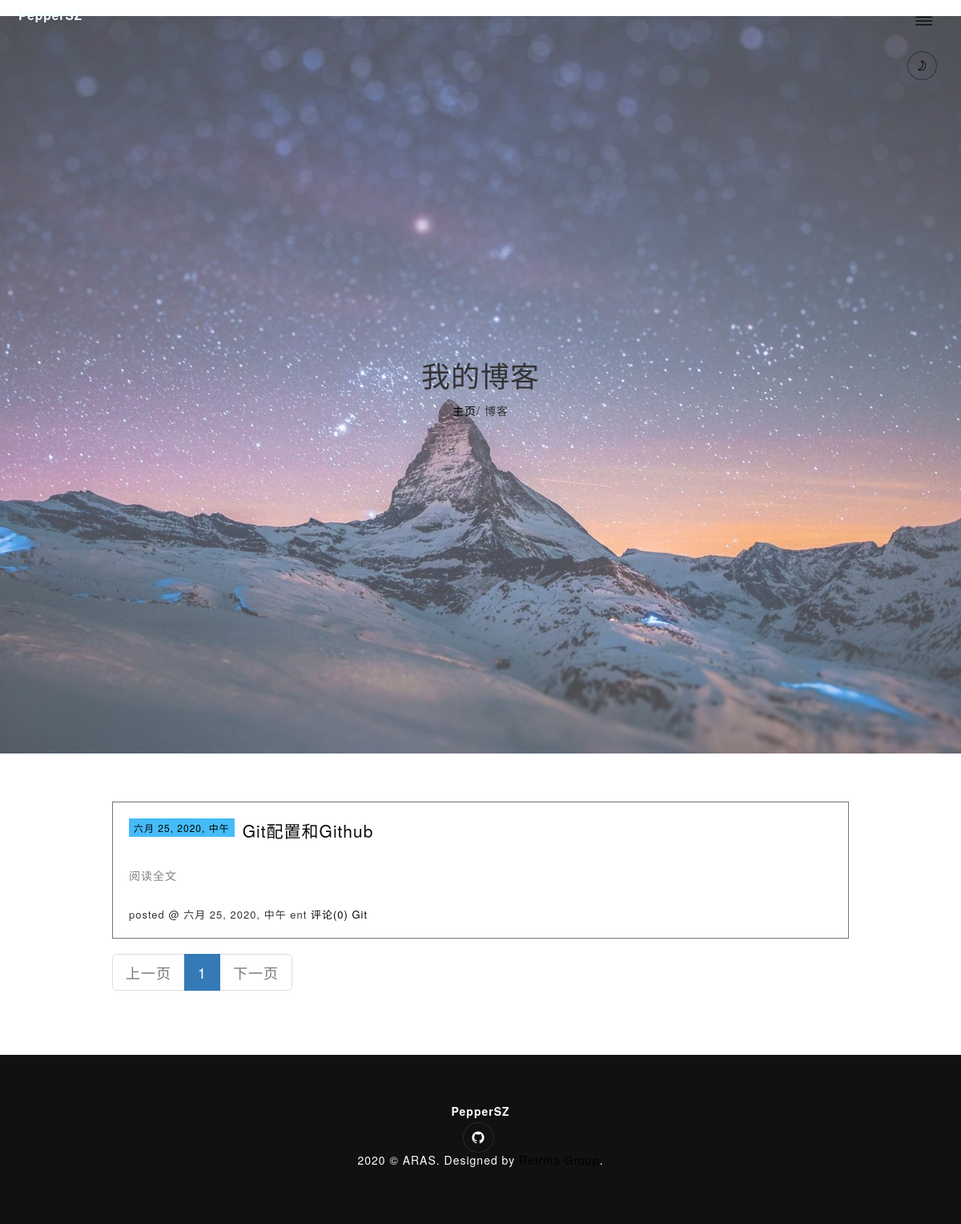
The page /categories/5/ on the database its author committed.
### blog/models.py (models this page shows, shortened)
class Post(models.Model):
    title = models.CharField(max_length=255)
    image = models.ImageField("图片", upload_to="upload", default="upload/21.jpg")
    body = HTMLField(verbose_name='文章详情')
    created_time = models.DateTimeField()
    modified_time = models.DateTimeField()
    excerpt = models.CharField(max_length=200, blank=True)
    category = models.ForeignKey(Category,on_delete=models.CASCADE)
    tags = models.ManyToManyField(Tag, blank=True)
    author = models.ForeignKey(User,on_delete=models.CASCADE)
    class Meta:
        verbose_name='文章'
        verbose_name_plural=verbose_name
        ordering =['-created_time']
    def get_absolute_url(self):
        return reverse('blog:detail', kwargs={'pk': self.pk})

class Category(models.Model):
    name = models.CharField(max_length=100)

### blog/views.py (the view)
# urls.py: path('categories/<int:pk>/',views.category,name='category'),
def category(request,pk):
    cate=get_object_or_404(Category,pk=pk)
    post_list=Post.objects.filter(category=cate).order_by('-created_time')
    current_page = request.GET.get("page", '1')
    paginator = CustomPaginator(current_page, 9, post_list, 10)
    try:
        paginator = paginator.page(current_page)  # 获取前端传过来显示当前页的数据
    except PageNotAnInteger:
        paginator = paginator.page(1)
    except EmptyPage:
        paginator = paginator.page(paginator.num_pages)
    return render(request,'list.html',context={'paginator':paginator})

### blog/custom_paginator.py (called while the page is built, shortened)
    def pager_num_range(self):
        if self.num_pages < self.per_pager_num:
            return range(1, self.num_pages+1)

### templates/list.html (shortened to what this page needs)
﻿{% extends 'base.html' %}
{% load static %}
{% load blog_tags %}
{% block css %}
    <link rel="stylesheet" href="https://cdn.staticfile.org/twitter-bootstrap/3.3.7/css/bootstrap.min.css">
{% endblock %}
{% block content %}
    <section id="hero" class=" hero-01 mt-5 mt-md-0 py-6">
        <div class="hero-table">
            <div class="hero-table-center">
                <div class="container">
                    <div class="row justify-content-center">
                        <div class="col-lg-12">
                            <div class="text-center hero-content mx-auto">
                                <h1 class="mb-4">我的博客</h1>
                                <p class="mx-auto">
                                    <a href="/">主页</a>/
                                    <span>博客</span>
                                </p>
                            </div>
                        </div>
                    </div>
                </div>
            </div>
        </div>
    </section>
    <section class="py-6">
        <div class="container">
            <div class="row">
                <div class="col-lg-10 mx-auto blog">
                   {% for post in paginator.object_list  %}
                       <div class="day">
                            <div class="dayTitle">
                                <a href="{{ post.get_absolute_url }}">{{ post.created_time }}</a>
                            </div>
                                <div class="postTitle">
                                <a class="postTitle2 vertical-middle" href="{{ post.get_absolute_url }}">
                                    <p style="color: #0b0b0b">
                                        {{ post.title }}
                                    </p>
                                </a>
                        </div>
                        <div class="postCon">
                            <div class="c_b_p_desc">
                                {{ post.body | safe | truncatechars:100 }}
                                <a href="{{ post.get_absolute_url }}" class="c_b_p_desc_readmore">阅读全文</a>
                            </div>
                        </div>
                                <div class="postDesc">posted @ {{ post.created_time }} {{ post.author }}
                                    <a href="{{ post.get_absolute_url }}#comment"><span class="post-comment-count">评论({{ post.comment_set.count}})</span></a>
                        <span class="post-category"><a href="#">{{ post.category.name }}</a></span>
                        </div>
                        </div>
                    {% empty %}
                        <div class="no-post">暂时还没有发布的文章！</div>
                    {% endfor %}
                    <ul class="pagination pagination-lg">
                        {% if paginator.has_previous %}
                            <li>
                                <a href="{% url 'blog:list' %}?page={{ paginator.previous_page_number }}" aria-label="Previous">
                                    <span aria-hidden="true">上一页</span>
                                </a>
                            </li>
                        {% else %}
                            <li class="disabled">
                                <a href="#" aria-label="Previous">
                                    <span aria-hidden="true">上一页</span>
                                </a>
                            </li>
                        {% endif %}
                        {% for number in paginator.paginator.pager_num_range %}
                            {% if number == paginator.number %}
                                <li class="active"><a href="{% url 'blog:list' %}?page={{ number }}">{{ number }}</a></li>
                            {% else %}
                                <li><a href="{% url 'blog:list' %}?page={{ number }}" >{{ number }}</a></li>
                            {% endif %}
                        {% endfor %}
                        {% if paginator.has_next %}
                            <li>
                                <a href="{% url 'blog:list' %}?page={{ paginator.next_page_number }}" aria-label="Next">
                                    <span aria-hidden="true">下一页</span>
                                </a>
                            </li>
                        {% else %}
                            <li class="disabled">
                                <a href="#" aria-label="Next">
                                    <span aria-hidden="true">下一页</span>
                                </a>
                            </li>
                        {% endif %}
                    </ul>
                </div>
            </div>
        </div>
    </section>
{% endblock %}

### static/css/style.css (style rules this page uses)
* { margin: 0; padding: 0; -webkit-box-sizing: border-box; box-sizing: border-box; outline: none; list-style: none; word-wrap: break-word; }
html, body { color: #1d1d1d; line-height: 1.618; font-weight: 400; font-size: 16px; font-family: 'Microsoft YaHei'; overflow-x: hidden; letter-spacing: 1px; }
.pt-6, .py-6 { padding-top: 6rem; }
.pb-6, .py-6 { padding-bottom: 6rem; }
a, button { outline: none !important; }
span, a, a:hover { display: inline-block; text-decoration: none; color: inherit; }
.hero-01 { background-image: url(../img/hero-01.jpg); position: relative; background-size: cover; background-position: center center; box-shadow: inset 0 0 0 2000px rgba(255, 255, 255, 0.3); }
.hero-01 .hero-content { max-width: 800px; }
.hero-table-center { display: table-cell; vertical-align: middle; }
.hero-table { display: table; width: 100%; height: 100%; }

### rows shown on the page
Post: created_time "六月 25, 2020, 中午", title "Git配置和Github", author "ent", comment_set.count "0", category.name "Git"

### other values the page prints
{{ number }} "1"
